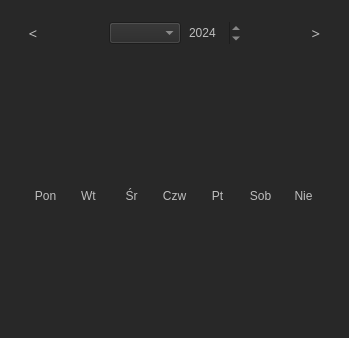
<?xml version="1.0" encoding="UTF-8"?>
<ui version="4.0">
 <class>MainWindow</class>
 <widget class="QMainWindow" name="MainWindow">
  <property name="geometry">
   <rect>
    <x>0</x>
    <y>0</y>
    <width>349</width>
    <height>338</height>
   </rect>
  </property>
  <property name="windowTitle">
   <string>MainWindow</string>
  </property>
  <property name="styleSheet">
   <string notr="true">background-color: rgb(40, 40, 40);
font: 11pt &quot;Switzer&quot;;
color: rgb(190, 190, 190);
border-color: rgb(111, 111, 111);
border-top-color: rgb(111, 111, 111);
border-right-color: rgb(111, 111, 111);
border-bottom-color: rgb(111, 111, 111);
border-left-color: rgb(111, 111, 111);
selection-color: rgb(192, 144, 165);
selection-background-color: rgb(50, 50, 50);
gridline-color: rgb(85, 87, 83);
alternate-background-color: rgb(136, 138, 133);</string>
  </property>
  <widget class="QWidget" name="centralWidget">
   <layout class="QVBoxLayout" name="verticalLayout">
    <item>
     <widget class="QWidget" name="pageSelectionWidget" native="true">
      <property name="sizePolicy">
       <sizepolicy hsizetype="Preferred" vsizetype="Maximum">
        <horstretch>0</horstretch>
        <verstretch>0</verstretch>
       </sizepolicy>
      </property>
      <layout class="QHBoxLayout" name="horizontalLayout">
       <item>
        <widget class="QPushButton" name="prevMonthButton">
         <property name="sizePolicy">
          <sizepolicy hsizetype="Minimum" vsizetype="Fixed">
           <horstretch>0</horstretch>
           <verstretch>0</verstretch>
          </sizepolicy>
         </property>
         <property name="minimumSize">
          <size>
           <width>30</width>
           <height>30</height>
          </size>
         </property>
         <property name="maximumSize">
          <size>
           <width>36</width>
           <height>36</height>
          </size>
         </property>
         <property name="font">
          <font>
           <family>Switzer</family>
           <pointsize>11</pointsize>
           <weight>50</weight>
           <italic>false</italic>
           <bold>false</bold>
          </font>
         </property>
         <property name="styleSheet">
          <string notr="true">border: 0px solid black;</string>
         </property>
         <property name="text">
          <string>&lt;</string>
         </property>
         <property name="flat">
          <bool>false</bool>
         </property>
        </widget>
       </item>
       <item>
        <spacer name="leftSpacer">
         <property name="orientation">
          <enum>Qt::Horizontal</enum>
         </property>
         <property name="sizeHint" stdset="0">
          <size>
           <width>40</width>
           <height>20</height>
          </size>
         </property>
        </spacer>
       </item>
       <item>
        <widget class="QComboBox" name="monthComboBox">
         <property name="sizePolicy">
          <sizepolicy hsizetype="Preferred" vsizetype="Fixed">
           <horstretch>0</horstretch>
           <verstretch>0</verstretch>
          </sizepolicy>
         </property>
         <property name="styleSheet">
          <string notr="true">QComboBox {
	border: 0px solid black;
};
</string>
         </property>
         <property name="editable">
          <bool>false</bool>
         </property>
         <property name="currentText">
          <string/>
         </property>
         <property name="maxVisibleItems">
          <number>12</number>
         </property>
         <property name="frame">
          <bool>true</bool>
         </property>
        </widget>
       </item>
       <item>
        <widget class="QSpinBox" name="yearSpinBox">
         <property name="frame">
          <bool>false</bool>
         </property>
         <property name="minimum">
          <number>1970</number>
         </property>
         <property name="maximum">
          <number>2137</number>
         </property>
         <property name="value">
          <number>2024</number>
         </property>
        </widget>
       </item>
       <item>
        <spacer name="rightSpacer">
         <property name="orientation">
          <enum>Qt::Horizontal</enum>
         </property>
         <property name="sizeHint" stdset="0">
          <size>
           <width>40</width>
           <height>20</height>
          </size>
         </property>
        </spacer>
       </item>
       <item>
        <widget class="QPushButton" name="nextMonthButton">
         <property name="sizePolicy">
          <sizepolicy hsizetype="Fixed" vsizetype="Fixed">
           <horstretch>0</horstretch>
           <verstretch>0</verstretch>
          </sizepolicy>
         </property>
         <property name="minimumSize">
          <size>
           <width>30</width>
           <height>30</height>
          </size>
         </property>
         <property name="maximumSize">
          <size>
           <width>36</width>
           <height>36</height>
          </size>
         </property>
         <property name="font">
          <font>
           <family>Switzer</family>
           <pointsize>11</pointsize>
           <weight>50</weight>
           <italic>false</italic>
           <bold>false</bold>
          </font>
         </property>
         <property name="styleSheet">
          <string notr="true">border: 0px solid black;</string>
         </property>
         <property name="text">
          <string>&gt;</string>
         </property>
         <property name="flat">
          <bool>false</bool>
         </property>
        </widget>
       </item>
      </layout>
     </widget>
    </item>
    <item>
     <widget class="QWidget" name="calendarContainer" native="true">
      <layout class="QHBoxLayout" name="horizontalLayout_2">
       <item>
        <widget class="QWidget" name="calendarWidget" native="true">
         <property name="sizePolicy">
          <sizepolicy hsizetype="Expanding" vsizetype="Expanding">
           <horstretch>0</horstretch>
           <verstretch>0</verstretch>
          </sizepolicy>
         </property>
         <layout class="QGridLayout" name="gridLayout">
          <item row="0" column="5">
           <widget class="QLabel" name="label_4">
            <property name="sizePolicy">
             <sizepolicy hsizetype="Preferred" vsizetype="Minimum">
              <horstretch>0</horstretch>
              <verstretch>0</verstretch>
             </sizepolicy>
            </property>
            <property name="styleSheet">
             <string notr="true">font: 25 11pt &quot;Switzer&quot;;</string>
            </property>
            <property name="text">
             <string>Sob</string>
            </property>
            <property name="alignment">
             <set>Qt::AlignCenter</set>
            </property>
           </widget>
          </item>
          <item row="0" column="1">
           <widget class="QLabel" name="label_5">
            <property name="sizePolicy">
             <sizepolicy hsizetype="Preferred" vsizetype="Minimum">
              <horstretch>0</horstretch>
              <verstretch>0</verstretch>
             </sizepolicy>
            </property>
            <property name="styleSheet">
             <string notr="true">font: 25 11pt &quot;Switzer&quot;;</string>
            </property>
            <property name="text">
             <string>Wt</string>
            </property>
            <property name="alignment">
             <set>Qt::AlignCenter</set>
            </property>
           </widget>
          </item>
          <item row="0" column="4">
           <widget class="QLabel" name="label_3">
            <property name="sizePolicy">
             <sizepolicy hsizetype="Preferred" vsizetype="Minimum">
              <horstretch>0</horstretch>
              <verstretch>0</verstretch>
             </sizepolicy>
            </property>
            <property name="styleSheet">
             <string notr="true">font: 25 11pt &quot;Switzer&quot;;</string>
            </property>
            <property name="text">
             <string>Pt</string>
            </property>
            <property name="alignment">
             <set>Qt::AlignCenter</set>
            </property>
           </widget>
          </item>
          <item row="0" column="0">
           <widget class="QLabel" name="label_1">
            <property name="sizePolicy">
             <sizepolicy hsizetype="Preferred" vsizetype="Minimum">
              <horstretch>0</horstretch>
              <verstretch>0</verstretch>
             </sizepolicy>
            </property>
            <property name="styleSheet">
             <string notr="true">font: 25 11pt &quot;Switzer&quot;;</string>
            </property>
            <property name="text">
             <string>Pon</string>
            </property>
            <property name="alignment">
             <set>Qt::AlignCenter</set>
            </property>
           </widget>
          </item>
          <item row="0" column="2">
           <widget class="QLabel" name="label_6">
            <property name="sizePolicy">
             <sizepolicy hsizetype="Preferred" vsizetype="Minimum">
              <horstretch>0</horstretch>
              <verstretch>0</verstretch>
             </sizepolicy>
            </property>
            <property name="styleSheet">
             <string notr="true">font: 25 11pt &quot;Switzer&quot;;</string>
            </property>
            <property name="text">
             <string>Śr</string>
            </property>
            <property name="alignment">
             <set>Qt::AlignCenter</set>
            </property>
           </widget>
          </item>
          <item row="0" column="6">
           <widget class="QLabel" name="label_2">
            <property name="sizePolicy">
             <sizepolicy hsizetype="Preferred" vsizetype="Minimum">
              <horstretch>0</horstretch>
              <verstretch>0</verstretch>
             </sizepolicy>
            </property>
            <property name="styleSheet">
             <string notr="true">font: 25 11pt &quot;Switzer&quot;;</string>
            </property>
            <property name="text">
             <string>Nie</string>
            </property>
            <property name="alignment">
             <set>Qt::AlignCenter</set>
            </property>
           </widget>
          </item>
          <item row="0" column="3">
           <widget class="QLabel" name="label_7">
            <property name="sizePolicy">
             <sizepolicy hsizetype="Preferred" vsizetype="Minimum">
              <horstretch>0</horstretch>
              <verstretch>0</verstretch>
             </sizepolicy>
            </property>
            <property name="styleSheet">
             <string notr="true">font: 25 11pt &quot;Switzer&quot;;</string>
            </property>
            <property name="text">
             <string>Czw</string>
            </property>
            <property name="alignment">
             <set>Qt::AlignCenter</set>
            </property>
           </widget>
          </item>
         </layout>
        </widget>
       </item>
      </layout>
     </widget>
    </item>
   </layout>
  </widget>
 </widget>
 <resources/>
 <connections/>
</ui>
